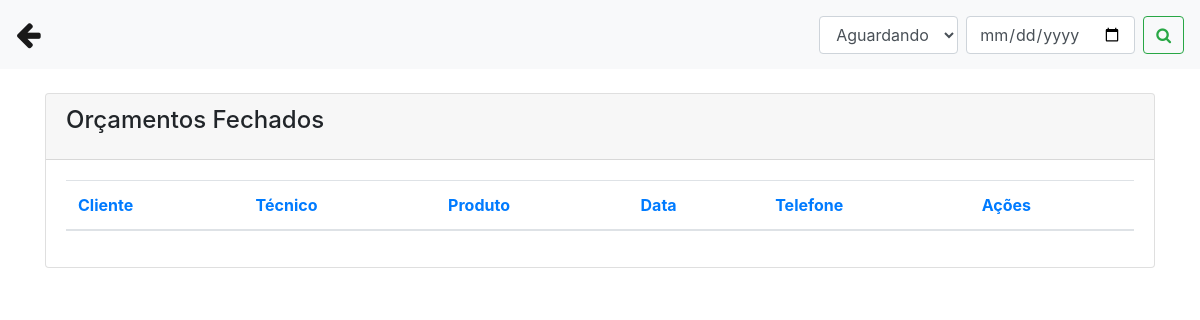
The page /rel_orcamento.php on the database as committed earlier.
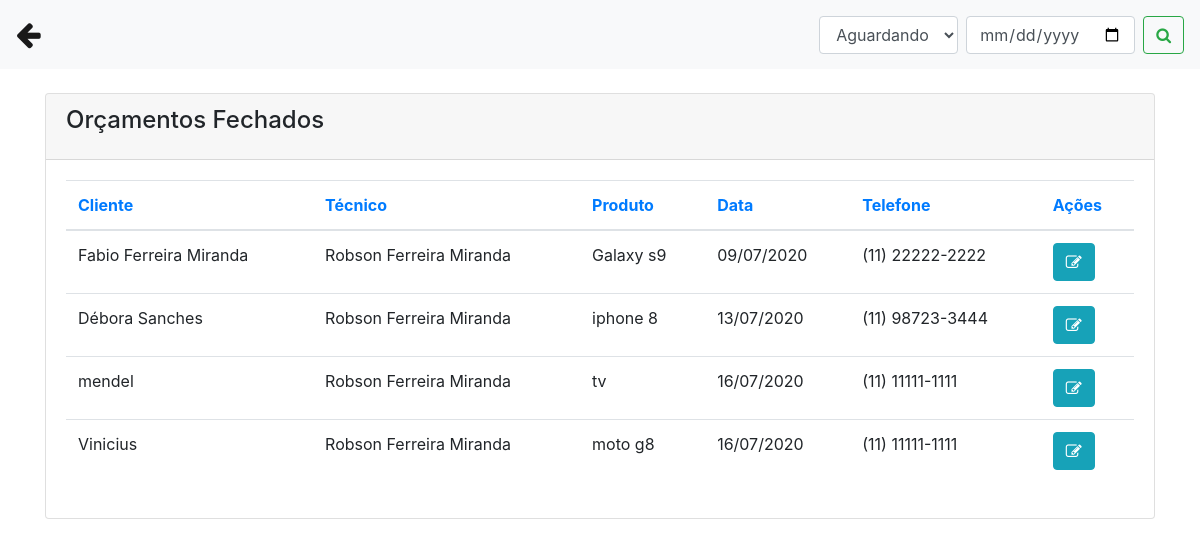
The same page on the database as committed later.
### tables this page shows
CREATE TABLE `orcamento` (
  `id` int(11) NOT NULL,
  `cliente` varchar(50) NOT NULL,
  `tecnico` varchar(50) NOT NULL,
  `produto` varchar(50) NOT NULL,
  `serie` varchar(100) DEFAULT NULL,
  `problema` varchar(255) NOT NULL,
  `laudo` varchar(255) DEFAULT NULL,
  `obs` varchar(255) DEFAULT NULL,
  `valor_servico` decimal(10,2) DEFAULT NULL,
  `pecas` varchar(255) DEFAULT NULL,
  `valor_pecas` decimal(10,2) DEFAULT NULL,
  `total` decimal(10,2) DEFAULT NULL,
  `desconto` decimal(10,2) DEFAULT NULL,
  `valor_total` decimal(10,2) DEFAULT NULL,
  `pgto` varchar(50) DEFAULT NULL,
  `data_abertura` date NOT NULL,
  `data_geracao` date DEFAULT NULL,
  `data_aprovacao` date DEFAULT NULL,
  `status` varchar(50) NOT NULL
);

CREATE TABLE `clientes` (
  `id` int(11) NOT NULL,
  `nome` varchar(50) NOT NULL,
  `telefone` varchar(50) NOT NULL,
  `endereco` varchar(50) NOT NULL,
  `email` varchar(50) NOT NULL,
  `cpf` varchar(50) NOT NULL,
  `data` date NOT NULL
);

CREATE TABLE `funcionarios` (
  `id` int(11) NOT NULL,
  `nome` varchar(50) NOT NULL,
  `cpf` varchar(50) NOT NULL,
  `telefone` varchar(20) NOT NULL,
  `endereco` varchar(50) NOT NULL,
  `cargo` varchar(50) NOT NULL,
  `data` date NOT NULL
);

### rel_orcamento.php (the view, shortened to what the changed rows need)
<?php
include('conexao.php');
?>
<!DOCTYPE html>
<html>
    <head>
        <link rel="stylesheet" href="https://stackpath.bootstrapcdn.com/bootstrap/4.1.3/css/bootstrap.min.css">
        <link rel="stylesheet" href="https://cdnjs.cloudflare.com/ajax/libs/font-awesome/4.7.0/css/font-awesome.min.css">
    </head>
    <body>
        <div class="container">
            <br>
            <div class="content">
                <div class="row">
                    <div class="col-md-12">
                        <div class="card">
                        <div class="card-body">
                            <div class="table-responsive">
                                <?php
                                     if(isset($_GET['buttonPesquisar']) and $_GET['txtpesquisar'] != '' and $_GET['status'] != 'Aguardando' ){
                                        $data = $_GET['txtpesquisar'] . '%';
                                         $query = "select o.id, o.cliente, o.tecnico, o.produto, o.valor_total, o.status, o.data_abertura, c.nome as cli_nome, c.telefone, f.nome as func_nome from orcamento as o INNER JOIN clientes as c on o.cliente = c.cpf INNER JOIN funcionarios as f on o.tecnico = f.id where data_abertura = '$data' and status = 'Aprovado' order by id asc";
                                      }else{
                                       $query = "select o.id, o.cliente, o.tecnico, o.produto, o.valor_total, o.status, o.data_abertura, c.nome as cli_nome, c.telefone, f.nome as func_nome from orcamento as o INNER JOIN clientes as c on o.cliente = c.cpf INNER JOIN funcionarios as f on o.tecnico = f.id where status = 'Aguardando'  order by data_abertura asc";
                                      }
                                    $result = mysqli_query($conexao, $query);
                                    $row = mysqli_num_rows($result);
                                    if($row == ''){
                                        echo "<h3> Não existem dados cadastrados no banco </h3>";
                                    }else{
                                    ?>
                                <table class="table">
                                    <thead class=" text-primary">
                                    <th>
                                        Cliente
                                    </th>
                                    <th>
                                        Técnico
                                    </th>
                                    <th>
                                        Produto
                                    </th>
                                    <th>
                                       Data
                                    </th>
                                        <th>
                                        Telefone
                                    </th>
                                        <th>
                                        Ações
                                    </th>
                                    </thead>
                                    <tbody>
                                    <?php
                                    while($res_1 = mysqli_fetch_array($result)){
                                        $cliente = $res_1["cli_nome"];
                                        $tecnico = $res_1["func_nome"];
                                        $produto = $res_1["produto"];
                                        $data = $res_1["data_abertura"];
                                        $telefone = $res_1["telefone"];
                                        $id = $res_1["id"];
                                        $data2 = implode('/', array_reverse(explode('-', $data)));
                                        ?>
                                        <tr>
                                        <td><?php echo $cliente; ?></td>
                                        <td><?php echo $tecnico; ?></td>
                                        <td><?php echo $produto; ?></td>
                                        <td><?php echo $data2; ?></td>
                                        <td><?php echo $telefone; ?></td>
                                        <td>
                                            <a class="btn btn-info" href="rel/rel_orcamento_class.php?id=<?php echo $id; ?>"><i class="fa fa-pencil-square-o"></i></a>
                                        </td>
                                        </tr>
                                        <?php
                                        }
                                        ?>
                                    </tbody>
                                </table>
                                    <?php
                                        }
                                        ?>
                            </div>
                        </div>
                </div>
            </div>
        </div>
    </body>
</html>

Rows that differ between the two databases and show on the page:
now on this page (row edited): orcamento: clientes.nome "Fabio Ferreira Miranda", funcionarios.nome "Robson Ferreira Miranda", produto "Galaxy s9", data_abertura "09/07/2020", clientes.telefone "(11) 22222-2222"
added orcamento: clientes.nome "Débora Sanches", funcionarios.nome "Robson Ferreira Miranda", produto "iphone 8", data_abertura "13/07/2020", clientes.telefone "(11) 98723-3444"
added orcamento: clientes.nome "mendel", funcionarios.nome "Robson Ferreira Miranda", produto "tv", data_abertura "16/07/2020", clientes.telefone "(11) 11111-1111"
added orcamento: clientes.nome "Vinicius", funcionarios.nome "Robson Ferreira Miranda", produto "moto g8", data_abertura "16/07/2020", clientes.telefone "(11) 11111-1111"
